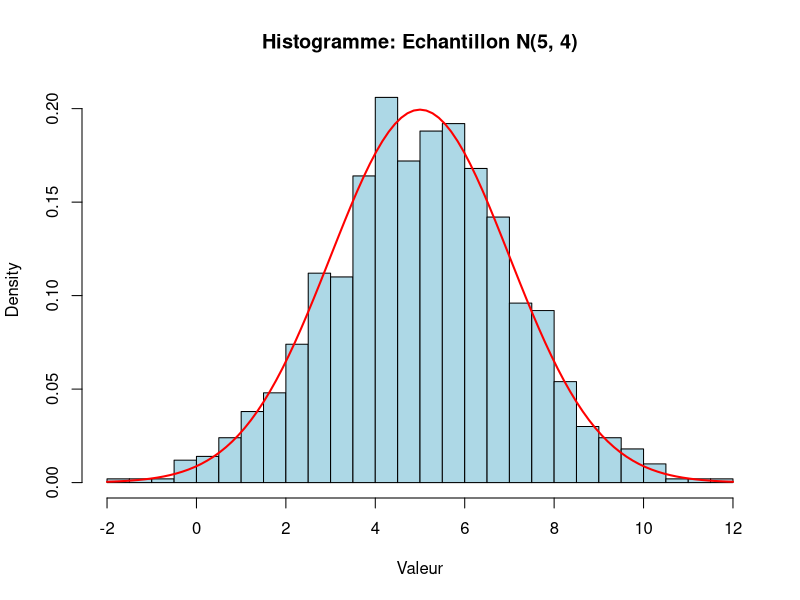
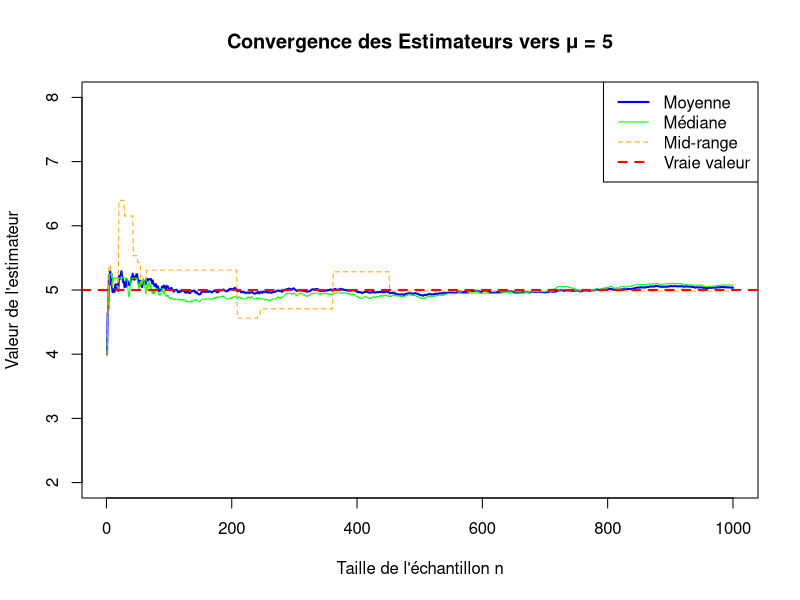
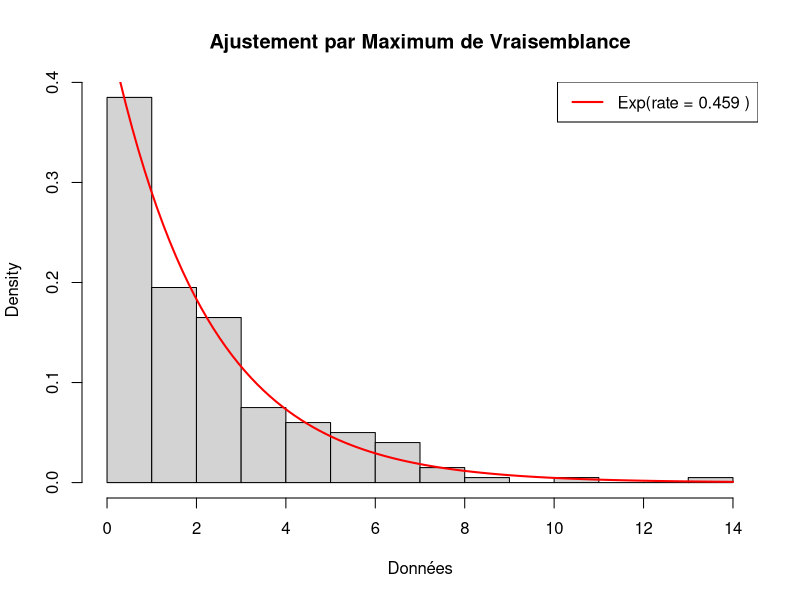

Write the R code that produced these figures, in order.
## ---- chunk 1
#| label: ex-11-variance

# Données de l'exemple
x <- c(4.2, 5.0, 3.8, 4.7, 5.3)

cat("=== Données ===\n")
cat("Observations: ", x, "\n")
cat("Moyenne: ", mean(x), "\n\n")

# --- Variance corrigée de R (diviseur n-1) ---
var_R <- var(x)
cat("Variance corrigée (R avec n-1): ", var_R, "\n")

# --- Fonction variance empirique (diviseur n) ---
variance_empirique <- function(x) {
  n <- length(x)
  m <- mean(x)
  return(sum((x - m)^2) / n)
}

var_emp <- variance_empirique(x)
cat("Variance empirique (n): ", var_emp, "\n\n")

# --- Comparaison ---
cat("Ratio Var_corrigée / Var_empirique = ", var_R / var_emp, "\n")
cat("Facteur théorique n/(n-1) = ", length(x)/(length(x)-1), "\n")

## ---- chunk 2
#| label: ex-13-moyenne

set.seed(42)

# Paramètres
n <- 1000
lambda <- 1/2

cat("=== Simulation: Loi Exponentielle(λ=1/2) ===\n")
cat("Espérance théorique E(X) = 1/λ =", 1/lambda, "\n")

# Génération
X <- rexp(n, rate = lambda)

# Calculs
mean_empirique <- mean(X)
mean_theo <- 1 / lambda

cat("Moyenne observée: ", round(mean_empirique, 4), "\n")
cat("Différence:  ", round(mean_empirique - mean_theo, 4), "\n")

## ---- chunk 3
#| label: ex-14-variance-unbiased

set.seed(123)
n <- 20
mu_theo <- 0
sigma_theo <- 1

# Échantillon Normal
X <- rnorm(n, mean = mu_theo, sd = sigma_theo)

# Calculs
var_empirique <- variance_empirique(X) # Biaisé
var_corrigee <- var(X)                 # Sans biais

cat("Variance empirique (n):   ", round(var_empirique, 4), "\n")
cat("Variance corrigée (n-1):  ", round(var_corrigee, 4), "\n")
cat("Théorique σ²:             ", sigma_theo^2, "\n")

## ---- chunk 4
#| label: ex-comparaison-setup

# Paramètres
n_sim <- 1000
mu <- 5
sigma <- 2 # car Variance = 4

# Simulation de l'échantillon de base
set.seed(100)
X_comp <- rnorm(n_sim, mean = mu, sd = sigma)

# Histogramme de vérification
hist(X_comp, breaks = 30, freq = FALSE, col = "lightblue",
     main = "Histogramme: Echantillon N(5, 4)", xlab = "Valeur")
curve(dnorm(x, mean = mu, sd = sigma), add = TRUE, col = "red", lwd = 2)

## ---- chunk 5
#| label: ex-comparaison-plot

# Initialisation des vecteurs de résultats
est_mean <- numeric(n_sim)
est_median <- numeric(n_sim)
est_midrange <- numeric(n_sim)

# Calcul progressif
running_mean <- cumsum(X_comp) / (1:n_sim)

# Pour la médiane et le midrange, il faut recalculer à chaque étape
# (Note: cette boucle peut être lente pour de très grands n, mais ok pour 1000)
for(i in 1:n_sim) {
  sub_sample <- X_comp[1:i]
  est_median[i] <- median(sub_sample)
  est_midrange[i] <- (min(sub_sample) + max(sub_sample)) / 2
}

# --- Graphique de convergence ---
plot(1:n_sim, running_mean, type = "l", col = "blue", lwd = 2,
     ylim = c(mu - 3, mu + 3),
     xlab = "Taille de l'échantillon n", ylab = "Valeur de l'estimateur",
     main = "Convergence des Estimateurs vers μ = 5")

lines(1:n_sim, est_median, col = "green", lwd = 1)
lines(1:n_sim, est_midrange, col = "orange", lwd = 1, lty = 2)
abline(h = mu, col = "red", lty = 2, lwd = 2)

legend("topright", 
       legend = c("Moyenne", "Médiane", "Mid-range", "Vraie valeur"),
       col = c("blue", "green", "orange", "red"),
       lty = c(1, 1, 2, 2), lwd = c(2, 1, 1, 2))

## ---- chunk 6
#| label: ex-mle
#| message: false
#| warning: false

library(stats4)

# 1. Génération des données
set.seed(50)
true_lambda <- 0.5
n_mle <- 200
data_exp <- rexp(n_mle, rate = true_lambda)

# 2. Définition de la fonction de Log-vraisemblance négative
# La fonction doit prendre le paramètre à estimer comme argument
nLL <- function(rate) {
  # log-vraisemblance négative = - somme(log(densité))
  # suppressWarnings pour éviter les alertes si l'algo teste des valeurs négatives
  -sum(dexp(data_exp, rate = rate, log = TRUE))
}

# 3. Estimation numérique (MLE)
fit <- mle(nLL, start = list(rate = 1))

cat("=== Résultats Maximum de Vraisemblance ===\n")
summary(fit)

# Récupération du coefficient estimé
lambda_hat_mle <- coef(fit)
cat("\nLambda estimé par MLE (stats4):", lambda_hat_mle, "\n")

# 4. Comparaison avec la Méthode des Moments (1/Moyenne)
lambda_hat_moments <- 1 / mean(data_exp)
cat("Lambda estimé par méthode des moments (1/mean):", lambda_hat_moments, "\n")
cat("Vraie valeur:", true_lambda, "\n")

# 5. Visualisation
hist(data_exp, freq = FALSE, breaks = 15, col = "lightgray",
     main = "Ajustement par Maximum de Vraisemblance",
     xlab = "Données")

# Superposition de la densité théorique avec le paramètre estimé
curve(dexp(x, rate = lambda_hat_mle), add = TRUE, col = "red", lwd = 2)
legend("topright", legend = paste("Exp(rate =", round(lambda_hat_mle, 3), ")"),
       col = "red", lwd = 2)
